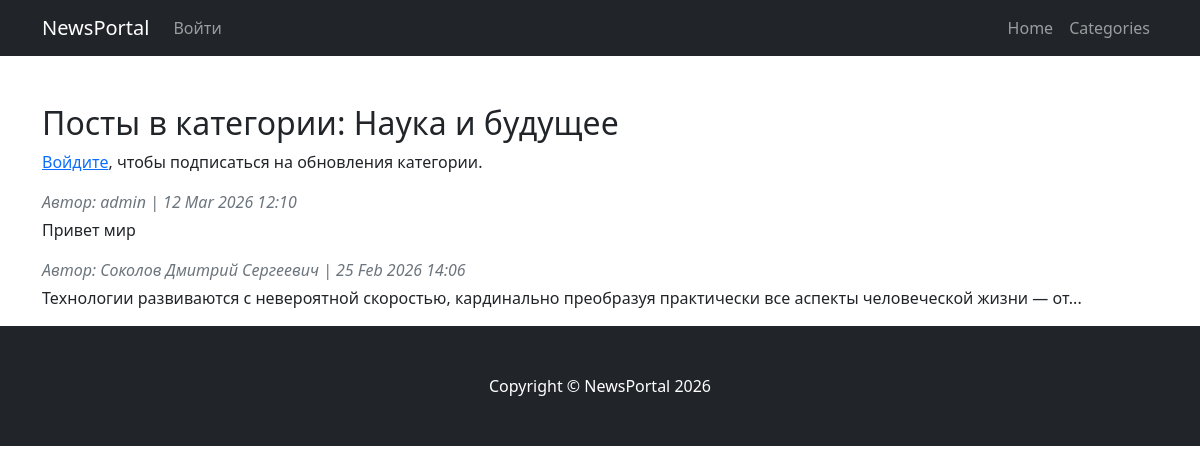
The app's page /categories/1/, older data.
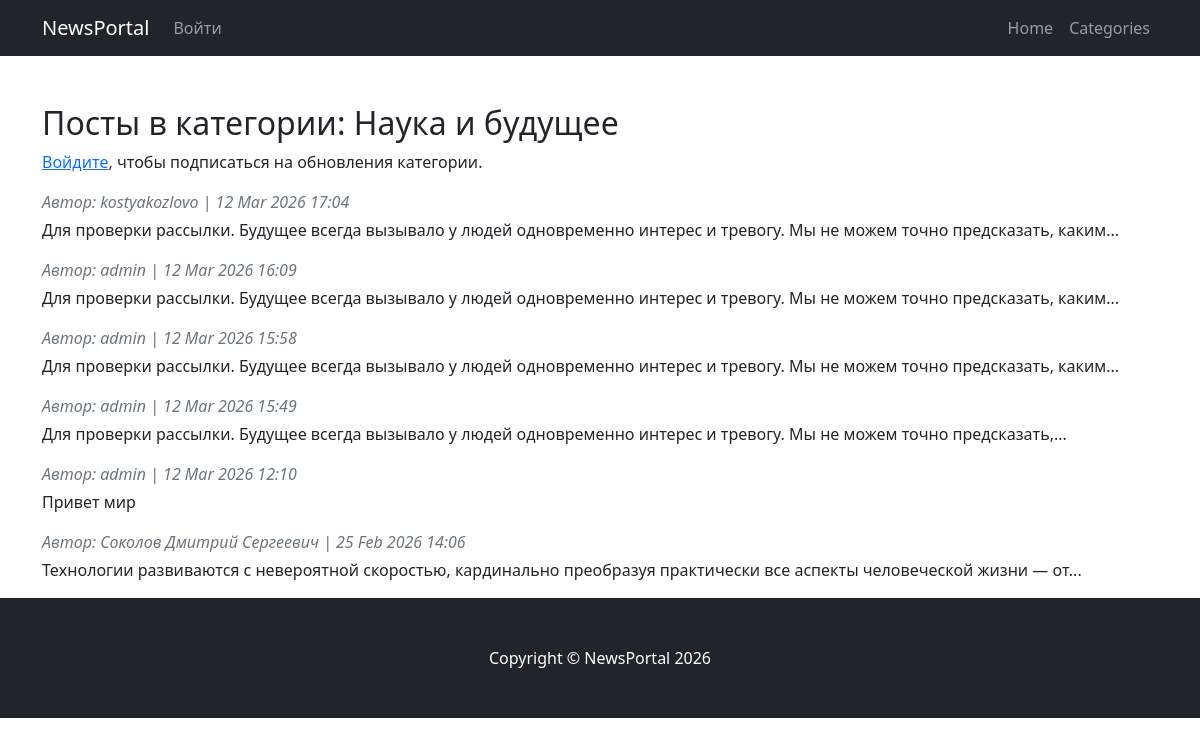
The same page, newer data.
### NewsPortal/models.py (models this page shows, shortened)
class Categories(models.Model):
    name_categories = models.CharField(max_length=255, unique=True)

class Post(models.Model):
    name = models.CharField(max_length=50)
    author = models.ForeignKey(Author, on_delete=models.CASCADE)
    type_post = models.CharField(max_length=20, choices=POST_CHOICES)
    time_create = models.DateTimeField(auto_now_add=True)
    categories = models.ManyToManyField(Categories, through='PostCategories')
    content = models.TextField()
    rating_post = models.IntegerField(default=0)
    def preview(self):
        snippet = self.content[:124]
        if len(self.content) > 124:
            snippet = snippet.rsplit(' ', 1)[0]
            return snippet + '...'
        return snippet

class Author(models.Model):
    user = models.OneToOneField(User, on_delete=models.CASCADE)
    rating_author = models.IntegerField(default=0)

### NewsPortal/views.py (the view)
# urls.py: path('categories/<int:category_id>/', posts_by_category, name='posts_by_category'),
def posts_by_category(request, category_id):
    category = get_object_or_404(Categories, id=category_id)
    posts = Post.objects.filter(categories=category).order_by('-time_create')
    is_subscribed = False
    if request.user.is_authenticated:
        is_subscribed = CategorySubscription.objects.filter(category=category, user=request.user).exists()
    return render(request, 'posts_by_category.html', {
        'category': category,
        'posts': posts,
        'is_subscribed': is_subscribed,
    })

### templates/posts_by_category.html (shortened to what this page needs)
{% extends 'flatpages/default.html' %}
{% block content %}
<h2>Посты в категории: {{ category.name_categories }}</h2>
{% if request.user.is_authenticated %}
    <form method="post" action="{% url 'subscribe_category' category.id %}" class="d-inline">
        {% csrf_token %}
        {% if is_subscribed %}
            <button formaction="{% url 'unsubscribe_category' category.id %}" class="btn btn-outline-secondary btn-sm">Отписаться</button>
        {% else %}
            <button class="btn btn-primary btn-sm">Подписаться</button>
        {% endif %}
    </form>
{% else %}
    <p><a href="{% url 'account_login' %}">Войдите</a>, чтобы подписаться на обновления категории.</p>
{% endif %}
{% for post in posts %}
<article class="mb-3">
    <div class="text-muted fst-italic mb-1">Автор: {{ post.author.user.username }} | {{ post.time_create|date:"d M Y H:i" }}</div>
    <p>{{ post.preview }}</p>
</article>
{% empty %}
<p>Постов в этой категории пока нет.</p>
{% endfor %}
{% endblock %}

### templates/flatpages/default.html (shortened to what this page needs)
{% load static group_tags %}
<!DOCTYPE html>
<html lang="en">
<head>
    <link href="{% static 'css/styles.css' %}" rel="stylesheet" />
</head>
<body>
    <nav class="navbar navbar-expand-lg navbar-dark bg-dark">
        <div class="container">
            <a class="navbar-brand" href="{% url 'post_list' %}">NewsPortal</a>
            <div class="collapse navbar-collapse" id="navbarSupportedContent">
                <ul class="navbar-nav me-auto mb-2 mb-lg-0">
                    <li class="nav-item">
                    {% if request.user.is_authenticated %}
                        {% in_group 'authors' as is_author %}
                        {% in_group 'common' as is_common %}
                        {% if is_author %}
                            <div class="nav-link dropdown">
                                <a class="dropdown-toggle text-white" href="#" id="createDropdown" role="button" data-bs-toggle="dropdown" aria-expanded="false">Создать</a>
                                <ul class="dropdown-menu" aria-labelledby="createDropdown">
                                    <li><a class="dropdown-item" href="{% url 'article_create' %}">Создать статью</a></li>
                                    <li><a class="dropdown-item" href="{% url 'news_create' %}">Создать новость</a></li>
                                </ul>
                            </div>
                        {% elif is_common %}
                            <form method="post" action="{% url 'become_author' %}" class="d-inline">
                                {% csrf_token %}
                                <button class="btn btn-outline-light btn-sm" type="submit">Стать автором</button>
                            </form>
                        {% else %}
                            <form method="post" action="{% url 'become_author' %}" class="d-inline">
                                {% csrf_token %}
                                <button class="btn btn-outline-light btn-sm" type="submit">Стать автором</button>
                            </form>
                        {% endif %}
                    {% else %}
                        <a class="nav-link" href="{% url 'account_login' %}">Войти</a>
                    {% endif %}
                    </li>
                </ul>
                <ul class="navbar-nav ms-auto mb-2 mb-lg-0">
                    <li class="nav-item"><a class="nav-link" href="{% url 'post_list' %}">Home</a></li>
                    <li class="nav-item"><a class="nav-link" href="{% url 'category_list' %}">Categories</a></li>
                </ul>
            </div>
        </div>
    </nav>
    <div class="container mt-5">
        {% block content %}
        {% endblock %}
    </div>
    <footer class="py-5 bg-dark">
        <div class="container"><p class="m-0 text-center text-white">Copyright &copy; NewsPortal 2026</p></div>
    </footer>
</body>
</html>

Row changes from the older to the newer data that the page shows:
added Post: author.user.username "kostyakozlovo", time_create "12 Mar 2026 17:04", preview "Для проверки рассылки. Будущее всегда вызывало у людей одновременно интерес и тревогу. Мы не можем точно предсказать, каким..."
added Post: author.user.username "admin", time_create "12 Mar 2026 16:09", preview "Для проверки рассылки. Будущее всегда вызывало у людей одновременно интерес и тревогу. Мы не можем точно предсказать, каким..."
added Post: author.user.username "admin", time_create "12 Mar 2026 15:58", preview "Для проверки рассылки. Будущее всегда вызывало у людей одновременно интерес и тревогу. Мы не можем точно предсказать, каким..."
added Post: author.user.username "admin", time_create "12 Mar 2026 15:49", preview "Для проверки рассылки. Будущее всегда вызывало у людей одновременно интерес и тревогу. Мы не можем точно предсказать,..."
